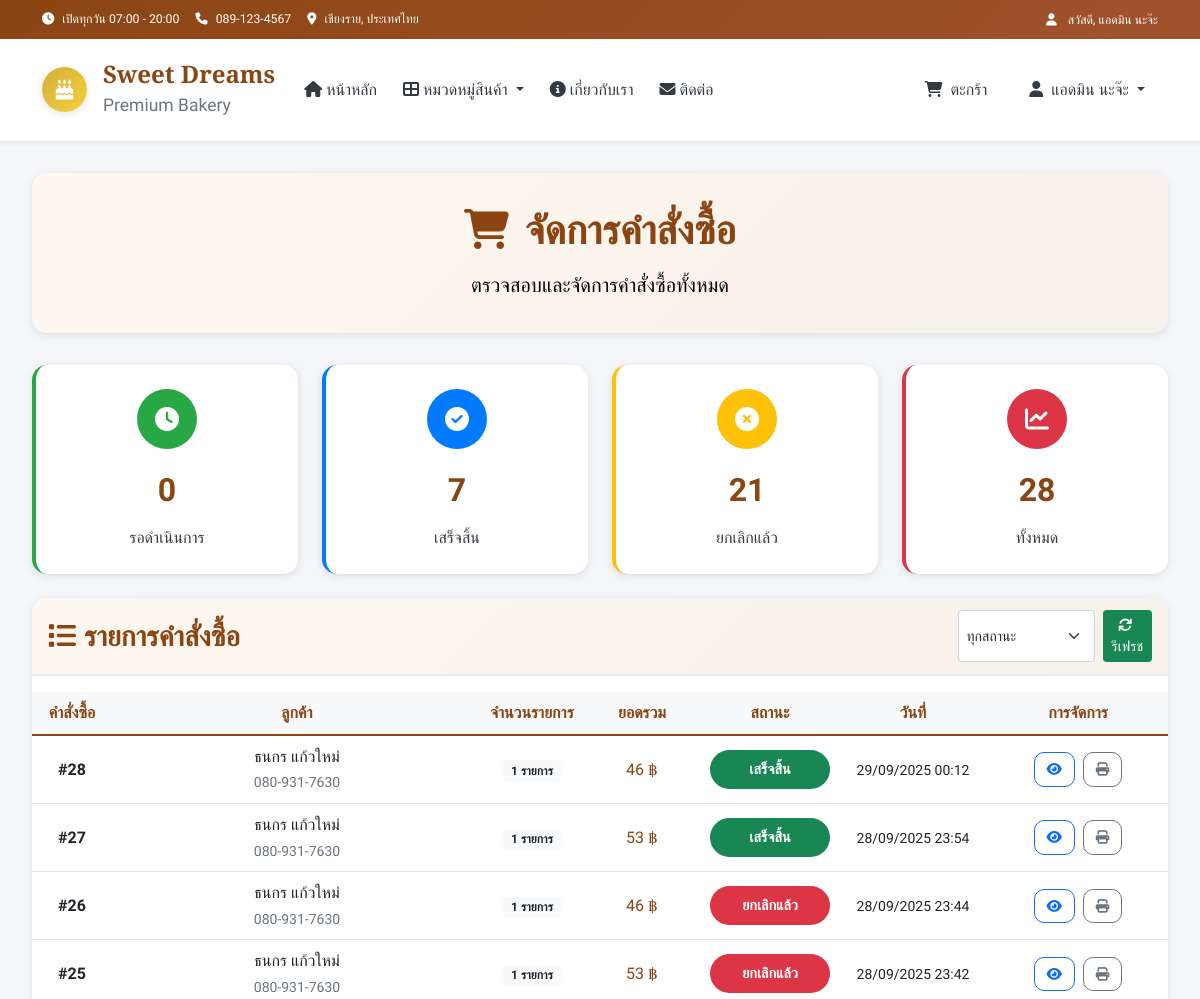
Page /admin/orders (signed in, upper part) on the earlier database version.
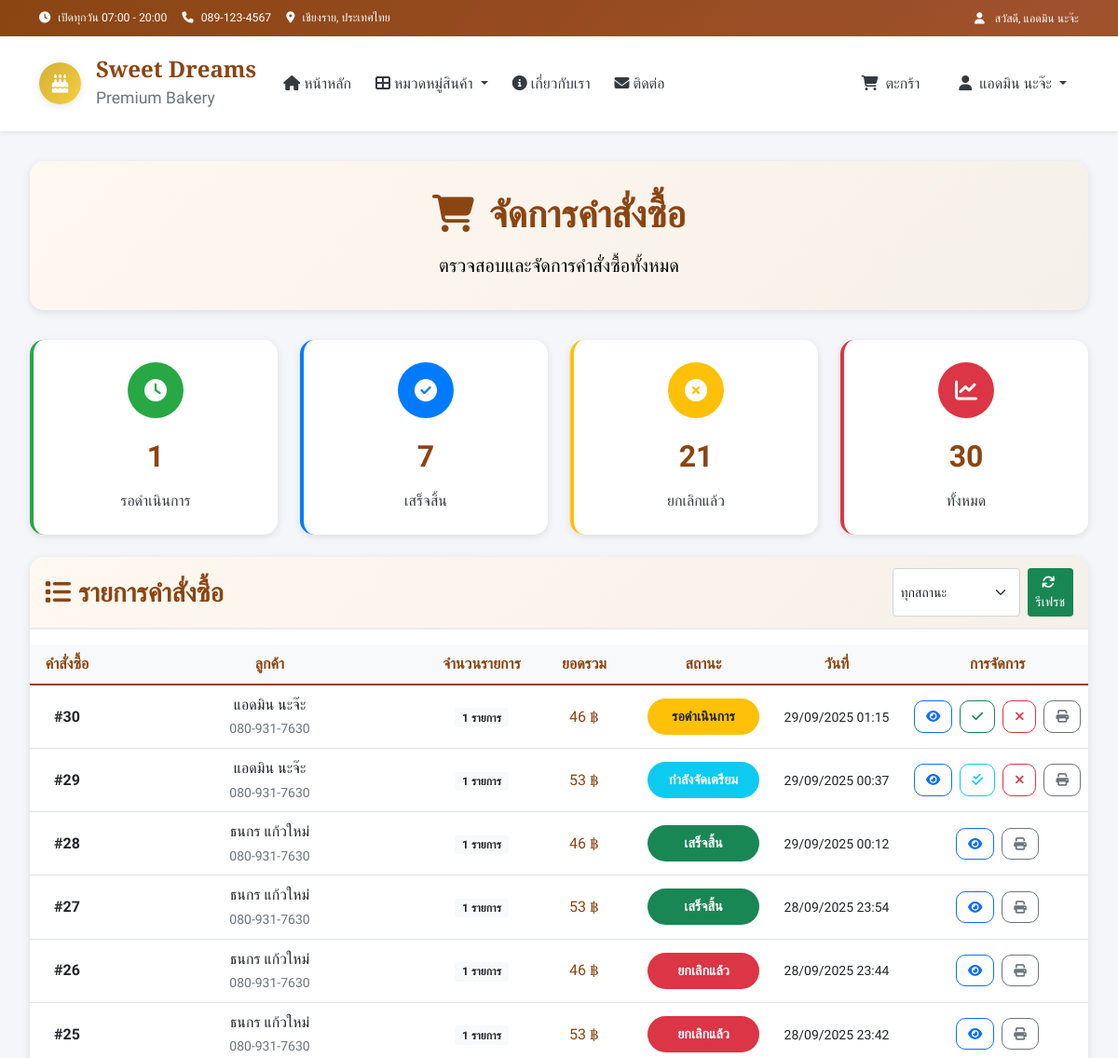
Same page on the later database version.
### tables this page shows
CREATE TABLE orders (
        id INTEGER PRIMARY KEY AUTOINCREMENT,
        user_id INTEGER,
        total_amount DECIMAL(10,2) NOT NULL,
        status TEXT DEFAULT 'pending',
        customer_name TEXT NOT NULL,
        customer_phone TEXT NOT NULL,
        customer_address TEXT,
        notes TEXT,
        created_at TIMESTAMP DEFAULT CURRENT_TIMESTAMP,
        FOREIGN KEY (user_id) REFERENCES users (id)
    );

### app.py (the view)
@app.route('/admin/orders')
def admin_orders():
    if session.get('role') != 'admin':
        flash('คุณไม่มีสิทธิ์เข้าถึงหน้านี้')
        return redirect(url_for('index'))
    conn = get_db_connection()
    orders_raw = conn.execute("SELECT * FROM orders ORDER BY created_at DESC").fetchall()
    orders = []
    for order_row in orders_raw:
        order = dict(order_row)  # แปลง Row เป็น dict
        if order.get('created_at'):
            try:
                order['created_at'] = datetime.strptime(order['created_at'], "%Y-%m-%d %H:%M:%S")
            except ValueError:
                order['created_at'] = None
        if order.get('address_id'):
            addr = conn.execute(
                "SELECT * FROM addresses WHERE id=?",
                (order['address_id'],)
            ).fetchone()
            if addr:
                order['address'] = f"{addr['address']}, {addr.get('city','')}, {addr.get('province','')}, {addr.get('postal_code','')}"
            else:
                order['address'] = '-'
        else:
            order['address'] = '-'
        items_raw = conn.execute(
            """
            SELECT oi.*, p.name AS product_name, p.price AS unit_price
            FROM order_items oi
            LEFT JOIN products p ON oi.product_id = p.id
            WHERE oi.order_id=?
            """,
            (order['id'],)
        ).fetchall()
        items = []
        for item in items_raw:
            items.append({
                'product_name': item['product_name'] or '-',
                'quantity': item['quantity'],
                'price': float(item['unit_price'] or 0),
                'total': float(item['quantity'] * (item['unit_price'] or 0))
            })
        order['items'] = items
        order['item_count'] = len(items)
        order['total_amount'] = sum(i['total'] for i in items)
        orders.append(order)
    conn.close()
    return render_template('admin_orders.html', orders=orders)

### app.py (called while the page is built)
@app.template_filter('to_bangkok')
def to_bangkok_filter(value, fmt='%d/%m/%Y %H:%M'):
    if not value:
        return "N/A"
    if isinstance(value, str):
        try:
            value = datetime.fromisoformat(value)
        except ValueError:
            return value
    dt = value.replace(tzinfo=ZoneInfo("UTC")).astimezone(ZoneInfo("Asia/Bangkok"))
    return dt.strftime(fmt)

def get_db_connection():
    conn = sqlite3.connect(DB_NAME)
    conn.row_factory = sqlite3.Row
    return conn

def get_categories():
    conn = get_db_connection()
    categories = conn.execute(
        "SELECT * FROM categories ORDER BY display_order"
    ).fetchall()
    conn.close()
    return categories

def get_cart_total():
    cart = session.get('cart', {})
    total_items = sum(item['quantity'] for item in cart.values())
    total_price = sum(item['quantity'] * item['price'] for item in cart.values())
    return total_items, total_price

@app.context_processor
def inject_global_data():
    categories = get_categories()
    cart_total_items, _ = get_cart_total()
    return dict(
        categories=categories,
        cart_total_items=cart_total_items
    )

### templates/admin_orders.html (shortened to what the changed rows need)
{% extends "layout.html" %}
{% block extra_css %}
<link rel="stylesheet" href="{{ url_for('static', filename='css/admin.css') }}">
{% endblock %}
{% block content %}
<div class="container-fluid admin-container">
    <div class="admin-header">
        <h1 class="admin-title mb-3">
            <i class="fas fa-shopping-cart me-3"></i>จัดการคำสั่งซื้อ
        </h1>
    </div>
    <div class="admin-stats my-4">
        <div class="row gy-4">
            <div class="col-lg-3 col-md-6">
                <div class="stat-card stat-orders">
                    <div class="stat-icon"><i class="fas fa-clock"></i></div>
                    <div class="stat-number">{{ orders|selectattr("status","equalto","pending")|list|length }}</div>
                    <div class="stat-label">รอดำเนินการ</div>
                </div>
            </div>
            <div class="col-lg-3 col-md-6">
                <div class="stat-card stat-revenue">
                    <div class="stat-icon"><i class="fas fa-chart-line"></i></div>
                    <div class="stat-number">{{ orders|length }}</div>
                    <div class="stat-label">ทั้งหมด</div>
                </div>
            </div>
        </div>
    </div>
    <div class="products-section">
        <div class="table-responsive">
            {% if orders %}
            <table class="table table-hover products-table align-middle">
                <thead>
                    <tr>
                        <th width="80">คำสั่งซื้อ</th>
                        <th>ลูกค้า</th>
                        <th width="100">จำนวนรายการ</th>
                        <th width="120">ยอดรวม</th>
                        <th width="100">สถานะ</th>
                        <th width="150">วันที่</th>
                        <th width="180">การจัดการ</th>
                    </tr>
                </thead>
                <tbody>
                    {% for order in orders %}
                    <tr data-order-id="{{ order.id }}" data-status="{{ order.status }}">
                        <td><strong>#{{ order.id }}</strong></td>
                        <td>
                            <div class="fw-600">{{ order.customer_name }}</div>
                            <small class="text-muted">{{ order.customer_phone }}</small>
                        </td>
                        <td class="text-center">
                            <span class="badge bg-light text-dark">{{ order.item_count }} รายการ</span>
                        </td>
                        <td class="fw-600 text-primary">
                            {{ "{:,.0f}".format(order.total_amount) }} ฿
                        </td>
                        <td>
                            {% if order.status == 'pending' %}
                                <span class="status-badge bg-warning text-dark" data-bs-toggle="tooltip" title="รอดำเนินการ">รอดำเนินการ</span>
                            {% elif order.status == 'processing' %}
                                <span class="status-badge bg-info text-white" data-bs-toggle="tooltip" title="กำลังจัดเตรียม">กำลังจัดเตรียม</span>
                            {% elif order.status == 'completed' %}
                                <span class="status-badge bg-success text-white" data-bs-toggle="tooltip" title="เสร็จสิ้น">เสร็จสิ้น</span>
                            {% elif order.status == 'cancelled' %}
                                <span class="status-badge bg-danger text-white" data-bs-toggle="tooltip" title="ยกเลิกแล้ว">ยกเลิกแล้ว</span>
                            {% endif %}
                        </td>
                        <td>
                            <small>{{ order.created_at|to_bangkok }}</small>
                        </td>
                        <td>
                            <div class="action-buttons">
                                <button class="btn btn-outline-primary btn-action" onclick="viewOrder({{ order.id }})" data-bs-toggle="tooltip" title="ดูรายละเอียด"><i class="fas fa-eye"></i></button>
                                {% if order.status == 'pending' %}
                                <button class="btn btn-outline-success btn-action" onclick="updateOrderStatus({{ order.id }}, 'processing')" data-bs-toggle="tooltip" title="รับออเดอร์"><i class="fas fa-check"></i></button>
                                <button class="btn btn-outline-danger btn-action" onclick="updateOrderStatus({{ order.id }}, 'cancelled')" data-bs-toggle="tooltip" title="ยกเลิกออเดอร์"><i class="fas fa-times"></i></button>
                                {% elif order.status == 'processing' %}
                                <button class="btn btn-outline-info btn-action" onclick="updateOrderStatus({{ order.id }}, 'completed')" data-bs-toggle="tooltip" title="ทำเสร็จแล้ว"><i class="fas fa-check-double"></i></button>
                                <button class="btn btn-outline-danger btn-action" onclick="updateOrderStatus({{ order.id }}, 'cancelled')" data-bs-toggle="tooltip" title="ยกเลิกออเดอร์"><i class="fas fa-times"></i></button>
                                {% endif %}
                                <button class="btn btn-outline-secondary btn-action" onclick="printOrder({{ order.id }})" data-bs-toggle="tooltip" title="พิมพ์"><i class="fas fa-print"></i></button>
                            </div>
                        </td>
                    </tr>
                    {% endfor %}
                </tbody>
            </table>
            {% else %}
            <div class="text-center py-5">
                <i class="fas fa-shopping-cart fa-3x text-muted mb-3"></i>
                <h5 class="text-muted">ยังไม่มีคำสั่งซื้อ</h5>
                <p class="text-muted">คำสั่งซื้อจะแสดงที่นี่เมื่อมีลูกค้าสั่งซื้อ</p>
            </div>
            {% endif %}
        </div>
    </div>
</div>
{% endblock %}

Differences in the rows shown:
added orders: id "30", customer_name "แอดมิน นะจ๊ะ", customer_phone "080-931-7630", item_count "1", total_amount "46", status "รอดำเนินการ", created_at|to_bangkok "29/09/2025 01:15"
added orders: id "29", customer_name "แอดมิน นะจ๊ะ", customer_phone "080-931-7630", item_count "1", total_amount "53", status "กำลังจัดเตรียม", created_at|to_bangkok "29/09/2025 00:37"
Other differences:
{{ orders|selectattr("status","equalto","pending")|list|length }}: "0" → "1"
{{ orders|length }}: "28" → "30"
